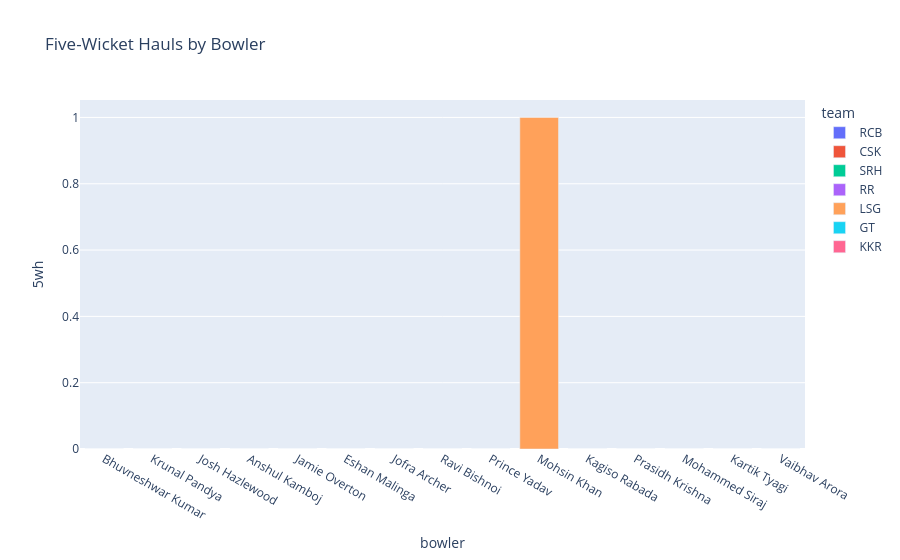

Write notebook code for a chart like this one.
### Code cell
fig = px.bar(df, x="bowler", y="5wh", color="team", title="Five-Wicket Hauls by Bowler")
fig.show()

### Figure 1 — Plotly figure (JSON) as saved in the notebook; plotly's stock layout.template omitted (floating-point values rounded to 4 significant figures)
{"data": [{"hovertemplate": "team=RCB<br>bowler=%{x}<br>5wh=%{y}<extra></extra>", "legendgroup": "RCB", "marker": {"color": "#636efa", "pattern": {"shape": ""}}, "name": "RCB", "orientation": "v", "showlegend": true, "textposition": "auto", "type": "bar", "x": ["Bhuvneshwar Kumar", "Krunal Pandya", "Josh Hazlewood"], "xaxis": "x", "y": [0, 0, 0], "yaxis": "y"}, {"hovertemplate": "team=CSK<br>bowler=%{x}<br>5wh=%{y}<extra></extra>", "legendgroup": "CSK", "marker": {"color": "#EF553B", "pattern": {"shape": ""}}, "name": "CSK", "orientation": "v", "showlegend": true, "textposition": "auto", "type": "bar", "x": ["Anshul Kamboj", "Jamie Overton"], "xaxis": "x", "y": [0, 0], "yaxis": "y"}, {"hovertemplate": "team=SRH<br>bowler=%{x}<br>5wh=%{y}<extra></extra>", "legendgroup": "SRH", "marker": {"color": "#00cc96", "pattern": {"shape": ""}}, "name": "SRH", "orientation": "v", "showlegend": true, "textposition": "auto", "type": "bar", "x": ["Eshan Malinga"], "xaxis": "x", "y": [0], "yaxis": "y"}, {"hovertemplate": "team=RR<br>bowler=%{x}<br>5wh=%{y}<extra></extra>", "legendgroup": "RR", "marker": {"color": "#ab63fa", "pattern": {"shape": ""}}, "name": "RR", "orientation": "v", "showlegend": true, "textposition": "auto", "type": "bar", "x": ["Jofra Archer", "Ravi Bishnoi"], "xaxis": "x", "y": [0, 0], "yaxis": "y"}, {"hovertemplate": "team=LSG<br>bowler=%{x}<br>5wh=%{y}<extra></extra>", "legendgroup": "LSG", "marker": {"color": "#FFA15A", "pattern": {"shape": ""}}, "name": "LSG", "orientation": "v", "showlegend": true, "textposition": "auto", "type": "bar", "x": ["Prince Yadav", "Mohsin Khan"], "xaxis": "x", "y": [0, 1], "yaxis": "y"}, {"hovertemplate": "team=GT<br>bowler=%{x}<br>5wh=%{y}<extra></extra>", "legendgroup": "GT", "marker": {"color": "#19d3f3", "pattern": {"shape": ""}}, "name": "GT", "orientation": "v", "showlegend": true, "textposition": "auto", "type": "bar", "x": ["Kagiso Rabada", "Prasidh Krishna", "Mohammed Siraj"], "xaxis": "x", "y": [0, 0, 0], "yaxis": "y"}, {"hovertemplate": "team=KKR<br>bowler=%{x}<br>5wh=%{y}<extra></extra>", "legendgroup": "KKR", "marker": {"color": "#FF6692", "pattern": {"shape": ""}}, "name": "KKR", "orientation": "v", "showlegend": true, "textposition": "auto", "type": "bar", "x": ["Kartik Tyagi", "Vaibhav Arora"], "xaxis": "x", "y": [0, 0], "yaxis": "y"}], "layout": {"barmode": "relative", "legend": {"title": {"text": "team"}, "tracegroupgap": 0}, "title": {"text": "Five-Wicket Hauls by Bowler"}, "xaxis": {"anchor": "y", "domain": [0, 1], "title": {"text": "bowler"}}, "yaxis": {"anchor": "x", "domain": [0, 1], "title": {"text": "5wh"}}}}
